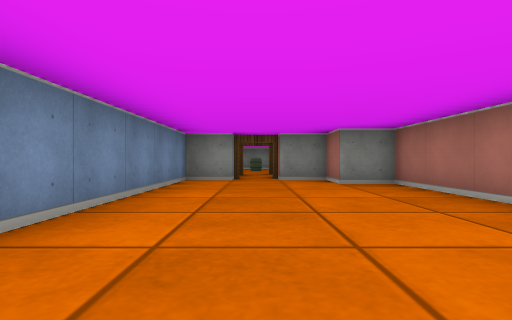
view 1 (above)

16 first-person views from a walk through a cub3D ray-caster map. The camera is about half as high as the walls, looks level and sees 80° across. The floor is counted in squares. Each view is taken from the middle of a square. On the plan, view 1 faces up. The plan holds only what a view shows up to about 9 squares ahead; the rest is blank.

view 2
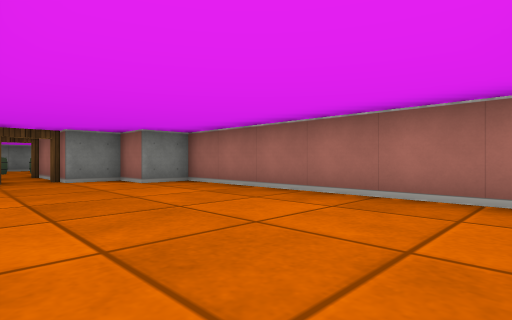

view 3
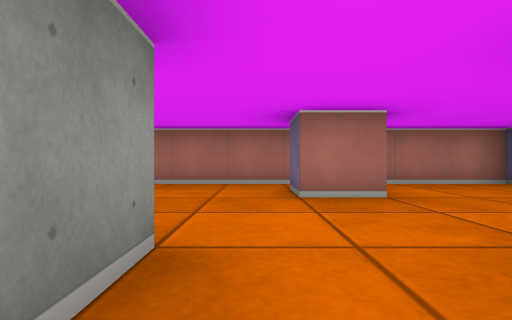

view 4
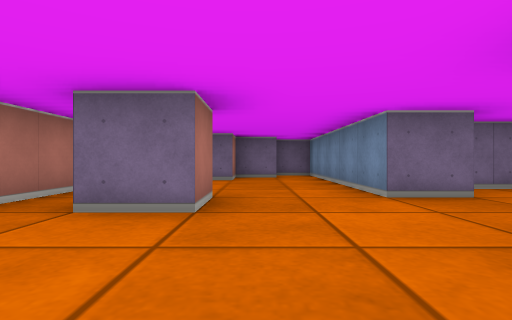

view 5
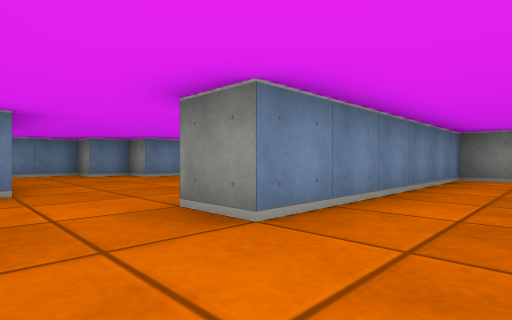

view 6
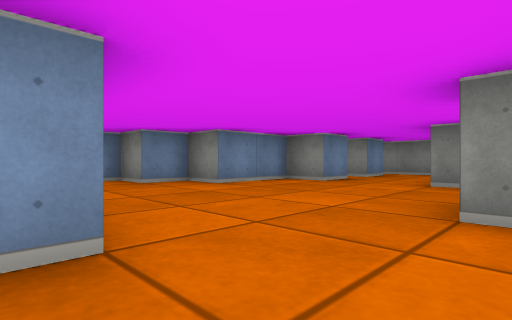

view 7
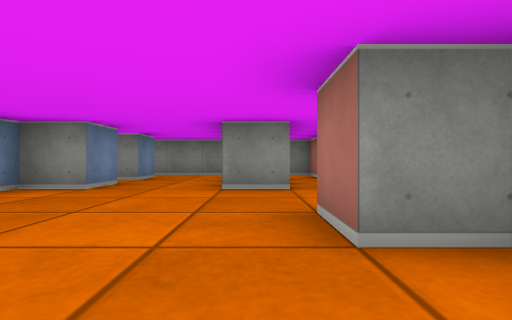

view 8
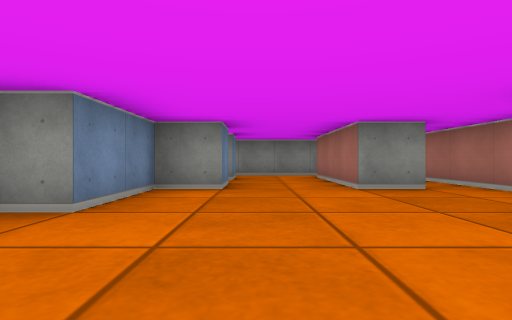

view 9
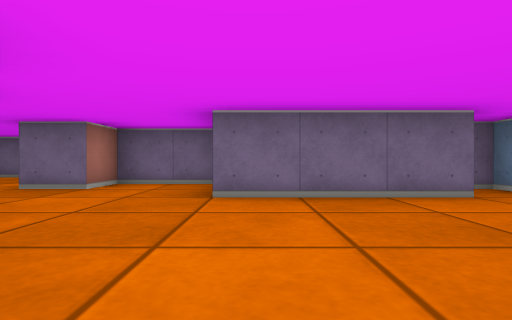

view 10
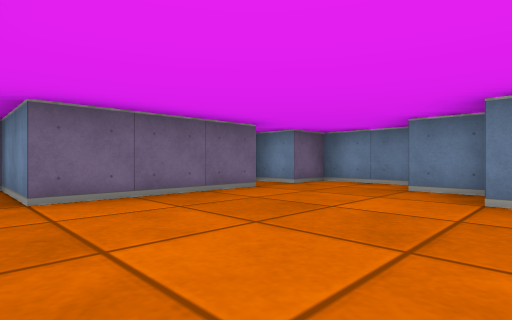

view 11
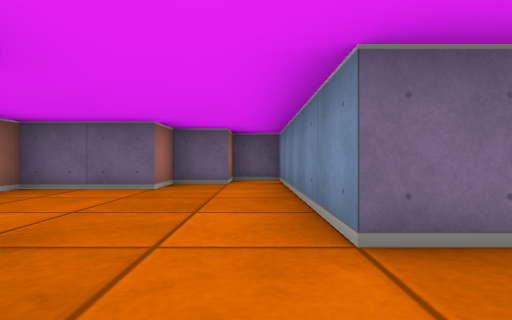

view 12
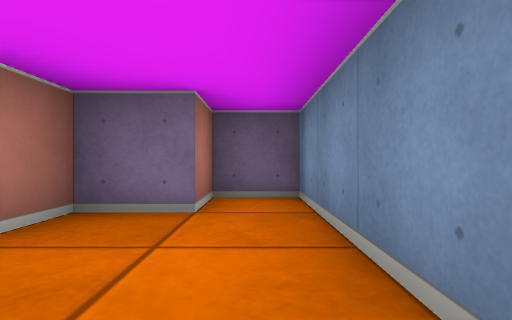

view 13
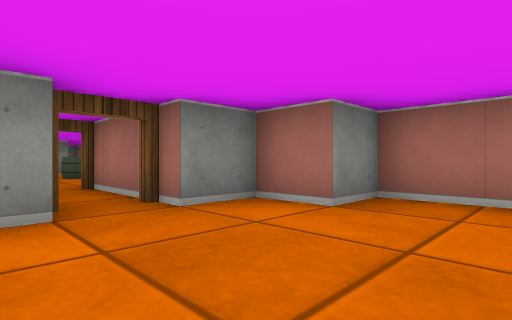

view 14
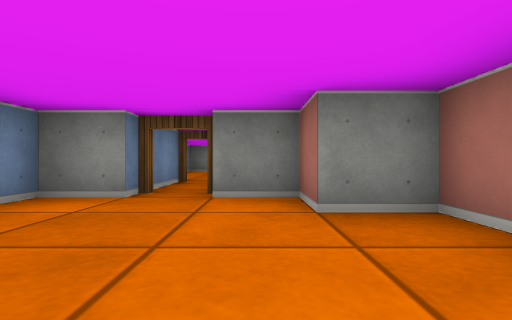

view 15
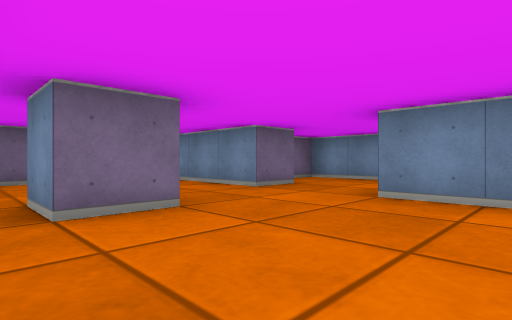

view 16
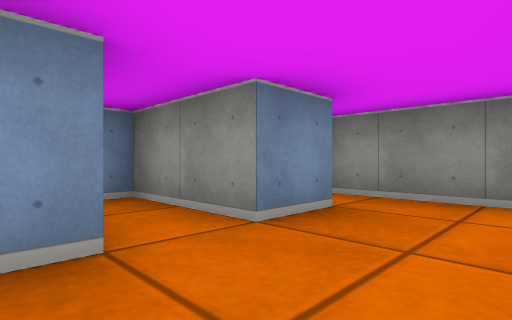

### Floor plan
Ten units are one square. View 1 is at (0, 0); x grows to the right and y downward. Boxes are objects, and circles mark ways between rooms. Rooms are numbered by the first view taken in them; rooms with no view inside come last. Other rooms are left out.
<svg viewBox="-100 -96 130 166">
<path fill="none" stroke="#000" d="M5 15 5 5 15 5 15 15M-25 15 -15 15 -15 65 -5 65 -5 55 5 55 5 45 25 45 25 -55 15 -55 15 -65 5 -65M-5 -65 -15 -65 -15 -5 -25 -5M-26 -15 -35 -15 -35 -25M-65 -45 -75 -45 -75 -25 -85 -25 -85 -15 -95 -15 -95 5 -85 5 -85 15 -81 15M-34 -45 -45 -45M-25 -41 -25 -85 -35 -85M-75 5 -45 5 -45 25 -25 25 -25 15M-65 -55 -65 -45M-65 -65 -85 -65M-45 -45 -45 -65M-65 -76 -65 -65M-45 -65 -45 -75M-35 -85 -71 -85M-5 -91 -5 -65M5 -65 5 -91"/>
<circle cx="-20" cy="5" r="3" fill="#2a7"/>
<circle cx="0" cy="-70" r="3" fill="#2a7"/>
<circle cx="-55" cy="-50" r="3" fill="#2a7"/>
<circle cx="-40" cy="-80" r="3" fill="#2a7"/>
<circle cx="-55" cy="-70" r="3" fill="#2a7"/>
<text x="0" y="0">1</text>
<text x="-50" y="-20">2</text>
<text x="-60" y="-60">3</text>
<text x="-60" y="-80">4</text>
<text x="0" y="-80">5</text>
</svg>
Room 1 opens to room 2. Room 1 opens to room 5. Room 2 opens to room 3. Room 2 opens to room 4. Room 3 opens to room 4.

Where each view was taken, in squares from view 1:
view 1: 0 up, 0 right, facing up
view 2: 0 up, 1 left, facing up-right
view 3: 0 up, 3 left, facing right
view 4: 2 up, 0 right, facing down
view 5: 1 down, 0 right, facing up-left
view 6: 1 down, 3 left, facing up-left
view 7: 0 up, 4 left, facing up
view 8: 0 up, 6 left, facing up
view 9: 3 up, 5 left, facing down
view 10: 3 up, 4 left, facing down-left
view 11: 0 up, 1 left, facing down
view 12: 3 down, 1 left, facing down
view 13: 4 up, 1 left, facing up-right
view 14: 3 up, 1 right, facing up
view 15: 2 up, 2 right, facing down-left
view 16: 5 up, 5 left, facing up-left
